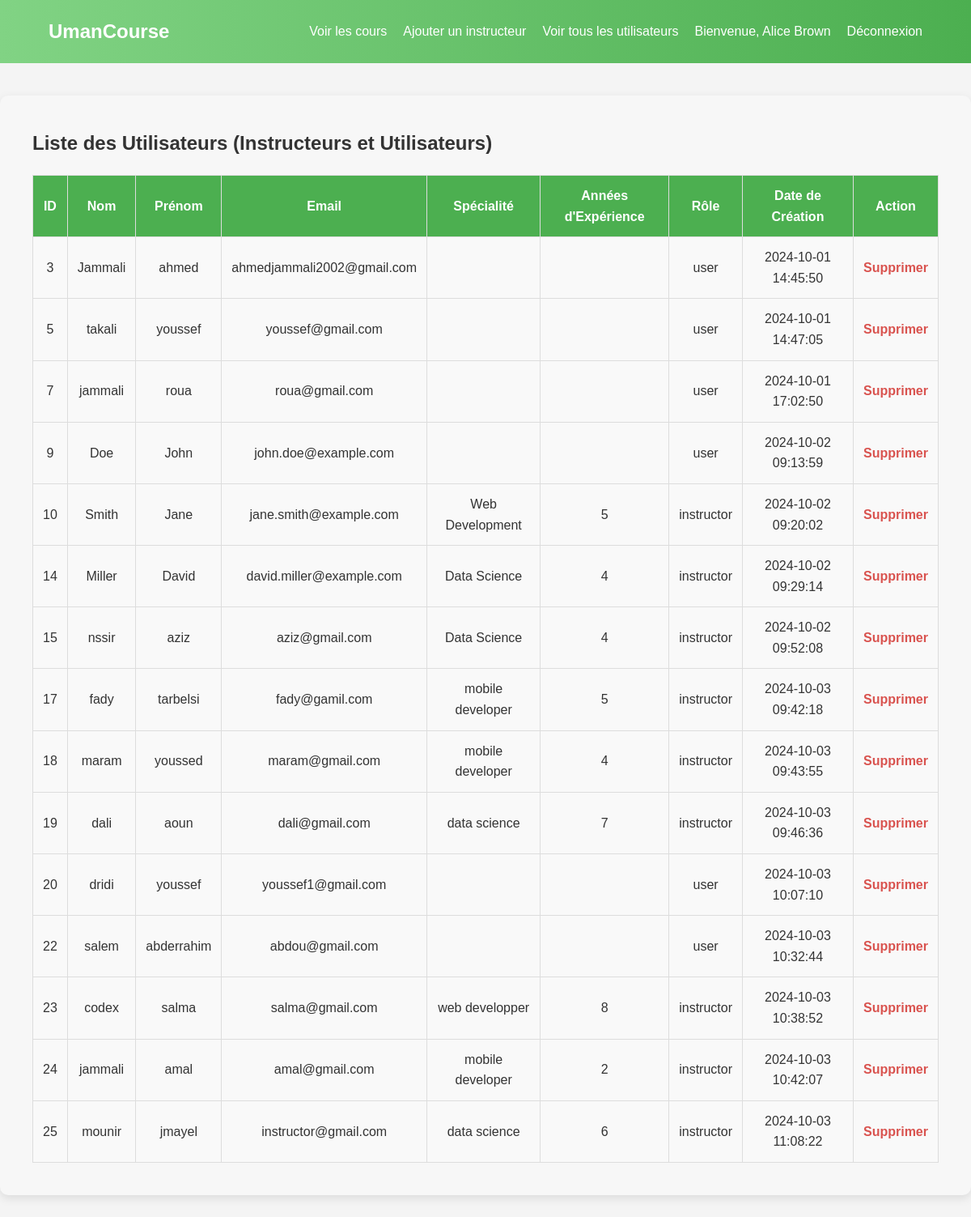
The app's page /public/seeUsers.php (signed in) with its own data.
### tables this page shows
CREATE TABLE `users` (
  `id` int NOT NULL,
  `nom` varchar(255) NOT NULL,
  `email` varchar(255) NOT NULL,
  `created_at` timestamp NULL DEFAULT CURRENT_TIMESTAMP,
  `prenom` varchar(255) NOT NULL,
  `password` varchar(255) NOT NULL,
  `role` enum('user','instructor','admin') NOT NULL DEFAULT 'user',
  `spécialité` varchar(255) DEFAULT NULL,
  `years_of_experience` int DEFAULT NULL
);

### public/seeUsers.php (the view, shortened to what this page needs)
<?php include 'navbar.php'; ?>
<?php
require_once '../config/connection.php';
$sql = "SELECT id, nom, prenom, email, spécialité, years_of_experience, role, created_at FROM users WHERE role != 'admin'";
$result = $conn->query($sql);
?>
<!DOCTYPE html>
<html lang="fr">
<head>
    <link rel="stylesheet" href="style/manageUsers.css">
</head>
<body>
    <section class="instructors-section">
        <div class="courses-table">
            <h2>Liste des Utilisateurs (Instructeurs et Utilisateurs)</h2>
            <table>
                <thead>
                    <tr>
                        <th>ID</th>
                        <th>Nom</th>
                        <th>Prénom</th>
                        <th>Email</th>
                        <th>Spécialité</th>
                        <th>Années d'Expérience</th>
                        <th>Rôle</th>
                        <th>Date de Création</th>
                        <th>Action</th>
                    </tr>
                </thead>
                <tbody>
                    <?php
                    if ($result->num_rows > 0) {
                        while ($row = $result->fetch_assoc()) {
                            echo "<tr>";
                            echo "<td>" . $row['id'] . "</td>";
                            echo "<td>" . $row['nom'] . "</td>";
                            echo "<td>" . $row['prenom'] . "</td>";
                            echo "<td>" . $row['email'] . "</td>";
                            echo "<td>" . $row['spécialité'] . "</td>";
                            echo "<td>" . $row['years_of_experience'] . "</td>";
                            echo "<td>" . $row['role'] . "</td>";
                            echo "<td>" . $row['created_at'] . "</td>";
                            echo "<td><a href='seeUsers.php?delete=" . $row['id'] . "' class='delete-btn'>Supprimer</a></td>";
                            echo "</tr>";
                        }
                    } else {
                        echo "<tr><td colspan='9'>Aucun utilisateur trouvé.</td></tr>";
                    }
                    ?>
                </tbody>
            </table>
        </div>
    </section>
</body>
</html>

### public/style/navbar.css (style rules this page uses)
body, h1, h2, h3, p { margin: 0; padding: 0; }
body { font-family: Arial, sans-serif; background-color: #f4f4f4; color: #333; line-height: 1.6; }
a { text-decoration: none; color: inherit; }

### public/style/manageUsers.css (style rules this page uses)
.instructors-section { display: flex; justify-content: center; align-items: center; padding: 40px; background-color: #f7f7f7; margin: 40px auto; border-radius: 10px; box-shadow: 0 4px 12px rgba(0, 0, 0, 0.1); max-width: 1200px; }
.courses-table table { width: 100%; border-collapse: collapse; margin-top: 20px; }
.courses-table th, .courses-table td { padding: 12px; text-align: center; border: 1px solid #ddd; }
.courses-table th { background-color: #4CAF50; color: white; }
.courses-table td { background-color: #f9f9f9; }
.courses-table .delete-btn { color: #d9534f; font-weight: bold; text-decoration: none; transition: color 0.3s; }

### records on screen
users: id "3", nom "Jammali", prenom "ahmed", email "ahmedjammali2002@gmail.com", role "user", created_at "2024-10-01 14:45:50"
users: id "5", nom "takali", prenom "youssef", email "youssef@gmail.com", role "user", created_at "2024-10-01 14:47:05"
users: id "7", nom "jammali", prenom "roua", email "roua@gmail.com", role "user", created_at "2024-10-01 17:02:50"
users: id "9", nom "Doe", prenom "John", email "john.doe@example.com", role "user", created_at "2024-10-02 09:13:59"
users: id "10", nom "Smith", prenom "Jane", email "jane.smith@example.com", spécialité "Web Development", years_of_experience "5", role "instructor", created_at "2024-10-02 09:20:02"
users: id "14", nom "Miller", prenom "David", email "david.miller@example.com", spécialité "Data Science", years_of_experience "4", role "instructor", created_at "2024-10-02 09:29:14"
users: id "15", nom "nssir", prenom "aziz", email "aziz@gmail.com", spécialité "Data Science", years_of_experience "4", role "instructor", created_at "2024-10-02 09:52:08"
users: id "17", nom "fady", prenom "tarbelsi", email "fady@gamil.com", spécialité "mobile developer", years_of_experience "5", role "instructor", created_at "2024-10-03 09:42:18"
users: id "18", nom "maram", prenom "youssed", email "maram@gmail.com", spécialité "mobile developer", years_of_experience "4", role "instructor", created_at "2024-10-03 09:43:55"
users: id "19", nom "dali", prenom "aoun", email "dali@gmail.com", spécialité "data science", years_of_experience "7", role "instructor", created_at "2024-10-03 09:46:36"
users: id "20", nom "dridi", prenom "youssef", email "youssef1@gmail.com", role "user", created_at "2024-10-03 10:07:10"
users: id "22", nom "salem", prenom "abderrahim", email "abdou@gmail.com", role "user", created_at "2024-10-03 10:32:44"
users: id "23", nom "codex", prenom "salma", email "salma@gmail.com", spécialité "web developper", years_of_experience "8", role "instructor", created_at "2024-10-03 10:38:52"
users: id "24", nom "jammali", prenom "amal", email "amal@gmail.com", spécialité "mobile developer", years_of_experience "2", role "instructor", created_at "2024-10-03 10:42:07"
users: id "25", nom "mounir", prenom "jmayel", email "instructor@gmail.com", spécialité "data science", years_of_experience "6", role "instructor", created_at "2024-10-03 11:08:22"

### other values on screen
$_SESSION['first_name'] "Alice"
$_SESSION['last_name'] "Brown"
